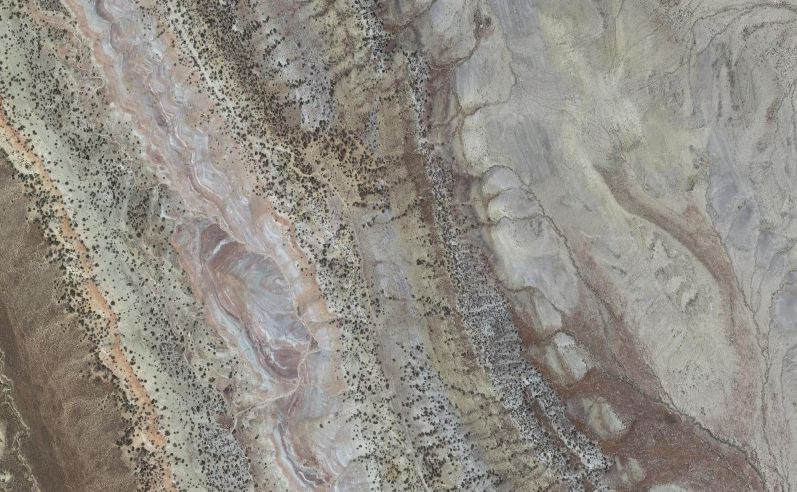
#> input picture assets/SomeWhereColorado.png, 1594 x 983 px, found by its file name (shown at 1/2 size)
$ jupyter execute --allow-errors 003_SiteDensityMap.ipynb
#> lines starting #> are read from the running program, lines starting #| are printed output that depends on the picture; long printed decimals are rounded
# 003 Creating a Site Density Map

Next we want to generate a function to help us create a local map of site denisities so that we can go back to our favorite spots and extend the finds without wasting too much time and boot leather

[cell 1]
import numpy as np
import matplotlib.pyplot as plt
import scipy.stats as st
from sklearn.datasets import make_blobs
n_components = 4
X, truth = make_blobs(n_samples=300, centers=n_components,
                      cluster_std = [2, 1.5, 1, 1],
                      random_state=42)
plt.scatter(X[:, 0], X[:, 1], s=50, c = truth, cmap='Set1')
plt.title(f"Map of a mixture of 300 fossils of {n_components} fossils types ")
plt.xlabel("longitude")
plt.ylabel("latitude")
plt.grid()
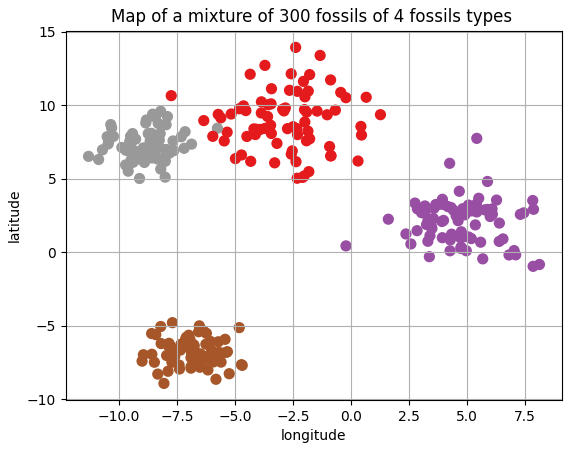
#> figure drawn by matplotlib, 1 panel

[cell 2]
from matplotlib.pyplot import figure
from PIL import Image
import matplotlib.pyplot as plt
import numpy as np
from sklearn.linear_model import LinearRegression

figure(figsize=(12, 12), dpi=80)

NM = 'data/SomeWhereColorado.png'
img = Image.open(NM)
#> img is the input picture: PIL image 1594x983 RGBA; mean R, G, B, A 145.7, 141.6, 133.7, 255
implot = plt.imshow(img)

# Map X coordinates to Image Coordinates

MapCoords = []
MapCoords.append(X[:,0].min() )
MapCoords.append(X[:,0].max() )
MapCoords.append(X[:,1].min() )
MapCoords.append(X[:,1].max() )
MapCoords = np.array(MapCoords)

ImageCoords = []
ImageCoords.append(0)
ImageCoords.append(img.size[0] )
ImageCoords.append(img.size[1])
ImageCoords.append(0 )
ImageCoords = np.array(ImageCoords)
#> ImageCoords = [0, 1594, 983, 0]

MapX = LinearRegression().fit(MapCoords[:2].reshape(-1,1), ImageCoords[:2].reshape(-1,1))
PX = (MapX.predict(X[:,0].reshape(-1,1))).astype(int).squeeze()
MapX = LinearRegression().fit(MapCoords[2:].reshape(-1,1), ImageCoords[2:].reshape(-1,1))
PY = (MapX.predict(X[:,1].reshape(-1,1))).astype(int).squeeze()
plt.scatter(PX,PY, c= 'lime')
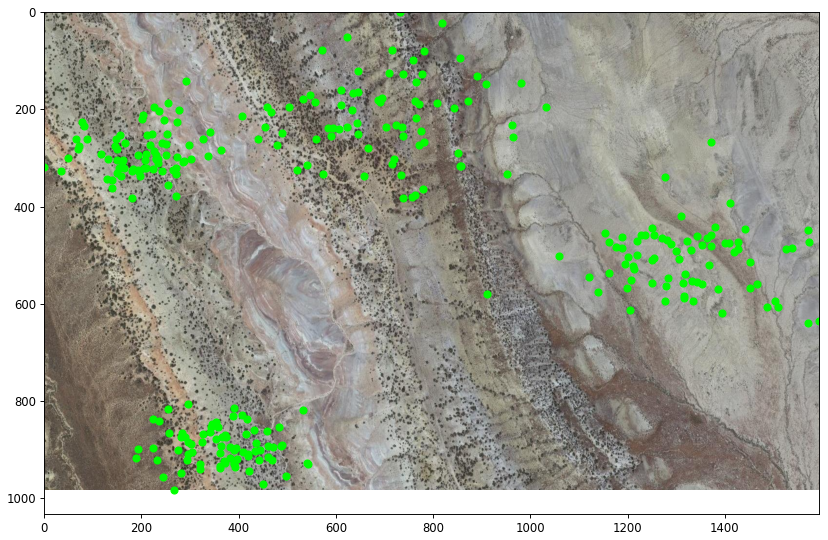
#> figure drawn by matplotlib, 1 panel

# Generate Kernel Density Plot

[cell 3]
import scipy.stats as st
# Kernel density, limits are extent of bone finds

BW = .5    # to specify BW
#BW = None  # to use auto BW

# Extract x and y
x = PX # n_samples is number of bone locations ~ 5000
y = PY # n_samples is number of bone locations ~ 5000

# image corners
xmin, ymin = 0, 0
xmax, ymax = img.size
#> xmax = 1594; ymax = 983
inc = 1  #16x14 = 224 is multiple of 16

ymax = ymax//inc*inc

# Create meshgrid

#xx, yy = np.mgrid[xmin:xmax:inc, ymax:ymin:-inc]
xx, yy = np.mgrid[xmin:xmax+inc:inc, ymin:ymax+inc:inc]
yy = ymax - yy

positions = np.vstack([xx.ravel(), yy.ravel()])
values = np.vstack([x, y])

if BW == None:
    kernel = st.gaussian_kde(values)
else:
    kernel = st.gaussian_kde(values, bw_method = BW)

f = np.reshape(kernel(positions), xx.shape)
z = f/f.max()

# Superimpose Site Density and Image

[cell 4]
fig = plt.figure(figsize=(8,8))
ax = fig.gca()
# xmax, ymax = 10100, 10256
# xmin, ymin = 0,0
ax.set_xlim(xmin, xmax)
ax.set_ylim(ymax, ymin )

cfset = ax.contourf(xx, yy, z, cmap='coolwarm', levels=[i/20 for i in range (20)], alpha =.2)
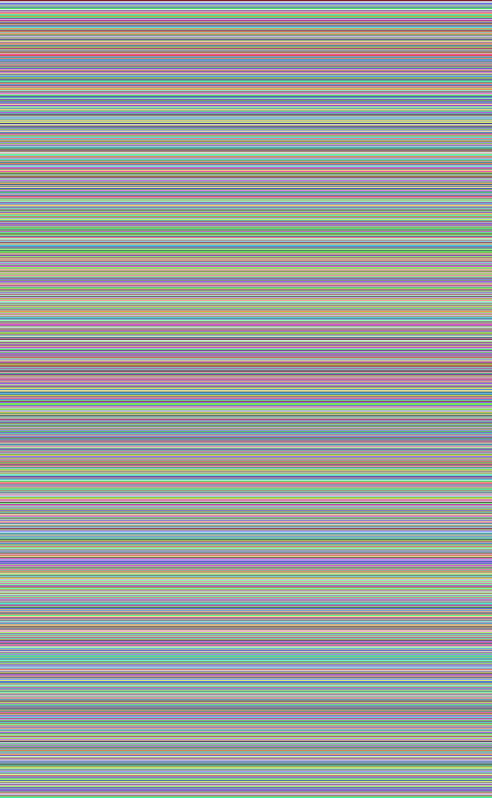
#> xx: shape (1595, 984) int64 (shown at 1/2 size); 1595 distinct labels, from 0 to 1594; one colour per label, 0 black
#cfset = ax.contourf(xx, yy, z, cmap='coolwarm', levels= 3, alpha =.2)
ax.imshow(np.rot90(z), cmap='coolwarm', extent=[xmin, xmax, ymax, ymin  ])
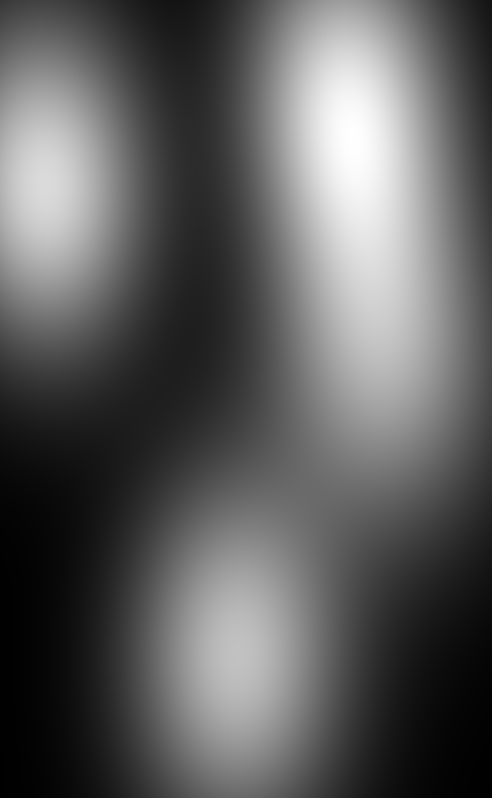
#> z: shape (1595, 984) float64 (shown at 1/2 size); min 0.00285, max 1, mean 0.371

#cset = ax.contour(xx, yy, z, colors='k')
cset = ax.contour(xx, yy, z, levels = 5, colors='k')
ax.clabel(cset, inline=1, fontsize=10)
ax.set_xlabel('X')
ax.set_ylabel('Y')
plt.title('2D Gaussian Kernel density estimation')

implot = plt.imshow(img)

# plot a sample piont in lime and read it density
X,Y = (800, 600)
plt.scatter(X, Y,c='lime')
plt.grid()

print("Image coordinate: ", (X,Y))
print('Likelyhood: ', z[X,Y])
#| Likelyhood:  0.4386
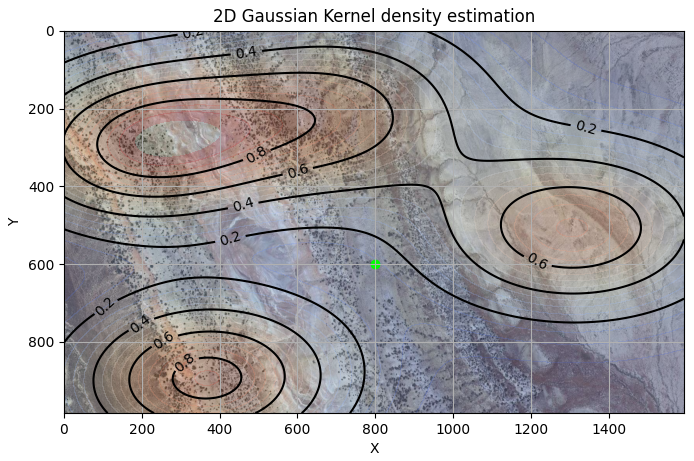
#> figure drawn by matplotlib, 1 panel

# Image Patches: Method 1:

### Possible Bone Locations (near Known Bone Locations)
- Pull Image Patch from sampling location

Its label will correspond to its density

[cell 5]
px = 800
py = 600
print(f"label at ({px}, {py}) = {z[px,py]:3.1f}")
#| label at (800, 600) = 0.4
# Note that the crop region must be given as a 4-tuple
# (left, upper, right, lower).


crop_rectangle = (px - 112, py - 112, px + 111, py + 111)
cropped_im = img.crop(crop_rectangle)
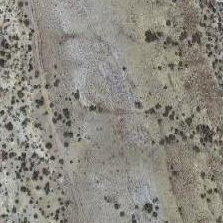
#> cropped_im: PIL image 223x223 RGBA; mean R, G, B, A 139.8, 136.8, 128.4, 255

cropped_im.show()

# Image Patches: Method 2:

### Known Bone Loations
- Pull Image Patch from known bone location

It's label will be the maximum label score

[cell 6]
px, py = PX[42], PY[42]
#> px = 162; py = 303

print(f"label at ({px}, {py}) = 1.0 by definition we found bone at this site!")
#| label at (162, 303) = 1.0 by definition we found bone at this site!
# Note that the crop region must be given as a 4-tuple
# (left, upper, right, lower).


crop_rectangle = (px - 112, py - 112, px + 111, py + 111)
#> crop_rectangle = (50, 191, 273, 414)
cropped_im = img.crop(crop_rectangle)
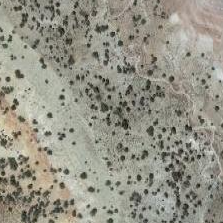
#> cropped_im: PIL image 223x223 RGBA; mean R, G, B, A 149.5, 147.7, 135.2, 255

cropped_im.show()

$ run again, with assets/2DGaussianKernelDensityEstimation.PNG copied over assets/SomeWhereColorado.png
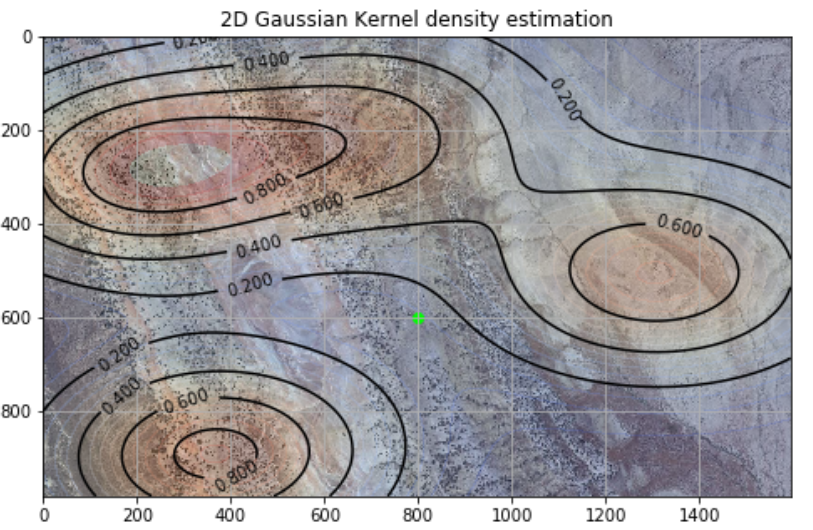
#> input picture assets/2DGaussianKernelDensityEstimation.PNG, 813 x 530 px, found by its file name
#> img is the input picture: PIL image 813x530 RGBA; mean R, G, B, A 162.4, 159.2, 161.5, 255
#> `cfset = ax.contourf(xx, yy, z, cmap='coolwarm', levels=[i/20 for i in ..`:
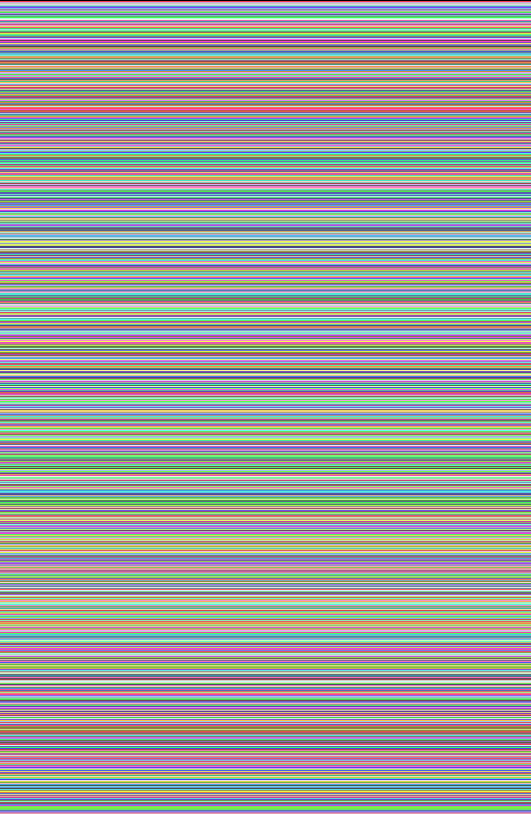
#> xx: shape (814, 531) int64; 814 distinct labels, from 0 to 813; one colour per label, 0 black
#| label at (83, 163) = 1.0 by definition we found bone at this site!
#> `cropped_im = img.crop(crop_rectangle)`:
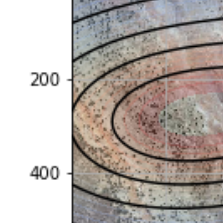
#> cropped_im: PIL image 223x223 RGBA; mean R, G, B, A 149.2, 141.2, 136.3, 221.8; transparent parts drawn white

$ run again, with assets/AllosaurusClawFibulaPhalange.png copied over assets/SomeWhereColorado.png
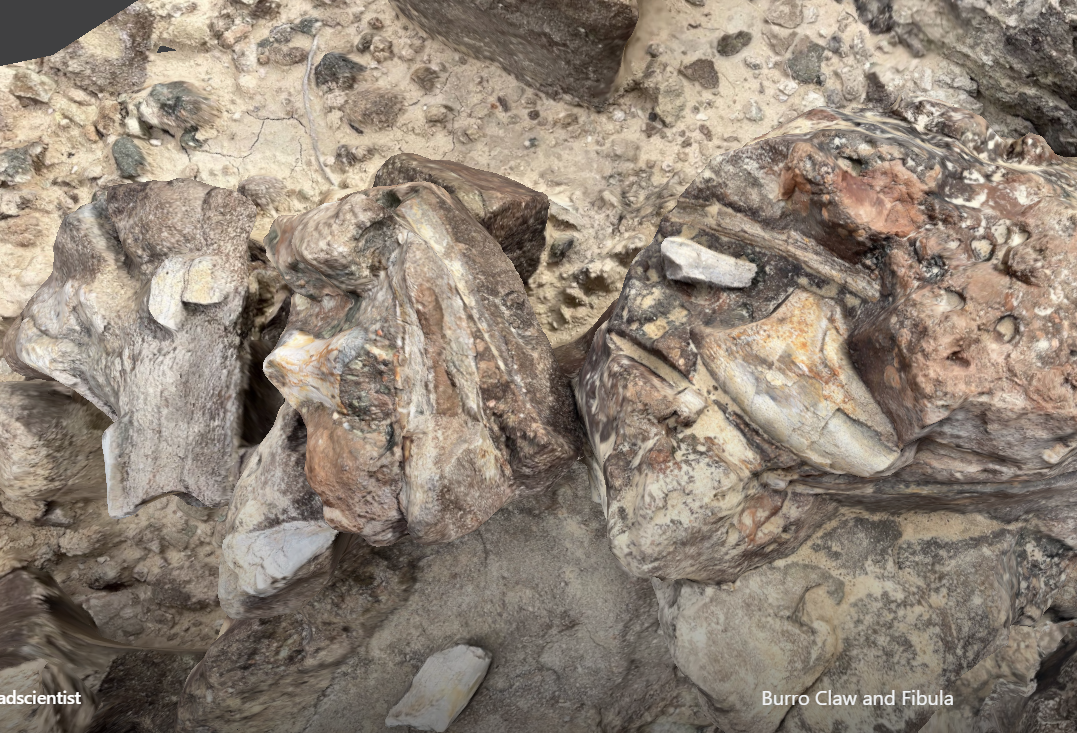
#> input picture assets/AllosaurusClawFibulaPhalange.png, 1077 x 733 px, found by its file name
#> img is the input picture: PIL image 1077x733 RGBA; mean R, G, B, A 145.2, 132.7, 119.6, 255
#> `cfset = ax.contourf(xx, yy, z, cmap='coolwarm', levels=[i/20 for i in ..`:
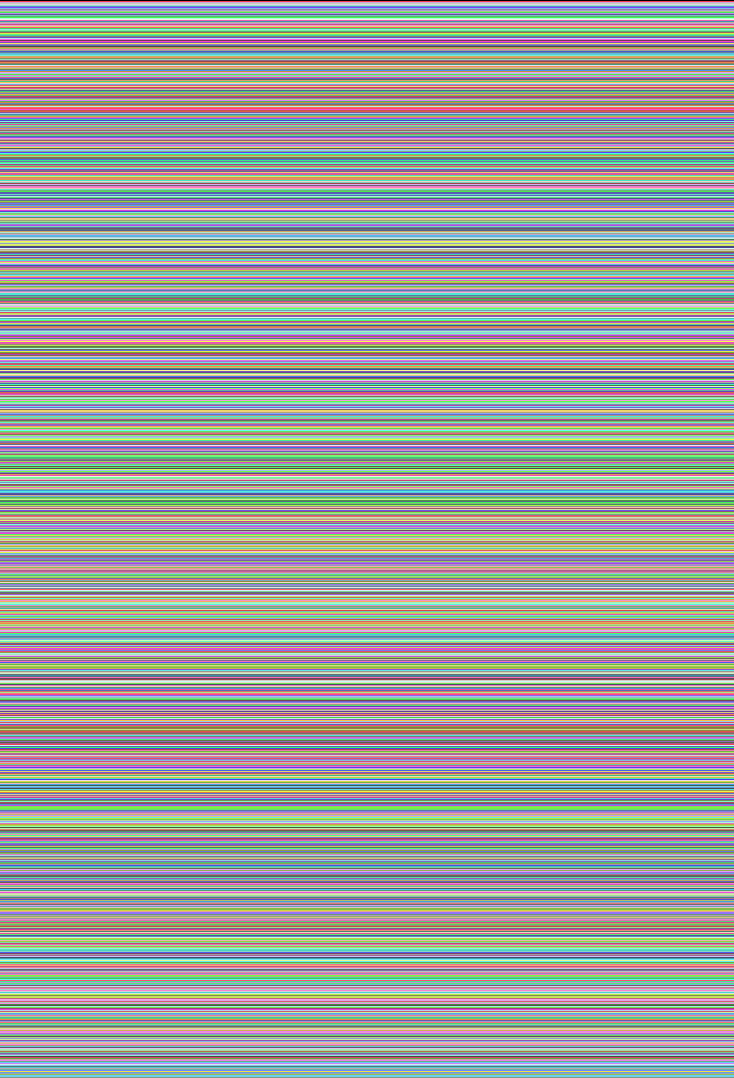
#> xx: shape (1078, 734) int64; 1078 distinct labels, from 0 to 1077; one colour per label, 0 black
#| Likelyhood:  0.1747
#| label at (800, 600) = 0.2
#| label at (110, 226) = 1.0 by definition we found bone at this site!
#> `cropped_im = img.crop(crop_rectangle)`:
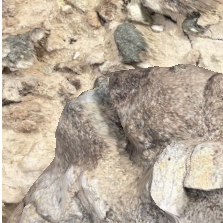
#> cropped_im: PIL image 223x223 RGBA; mean R, G, B, A 181.5, 167.9, 151.4, 252.7; transparent parts drawn white

$ run again, with assets/AllosaurusClawNeckRib.png copied over assets/SomeWhereColorado.png
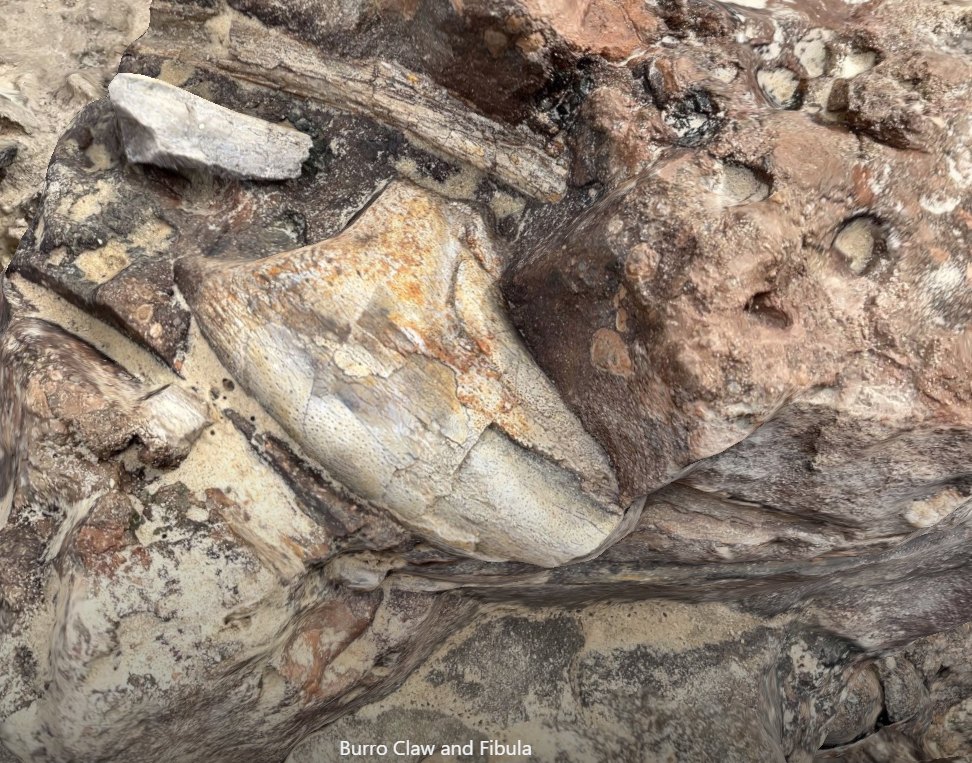
#> input picture assets/AllosaurusClawNeckRib.png, 972 x 763 px, found by its file name
#> img is the input picture: PIL image 972x763 RGBA; mean R, G, B, A 144, 129.1, 115.6, 255
#> xx: shape (973, 764) int64; 973 distinct labels, from 0 to 972
#| Likelyhood:  0.1479
#| label at (800, 600) = 0.1
#| label at (99, 235) = 1.0 by definition we found bone at this site!
#> `cropped_im = img.crop(crop_rectangle)`:
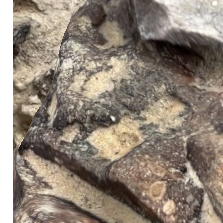
#> cropped_im: PIL image 223x223 RGBA; mean R, G, B, A 128.8, 116.6, 104.3, 240.1; transparent parts drawn white
